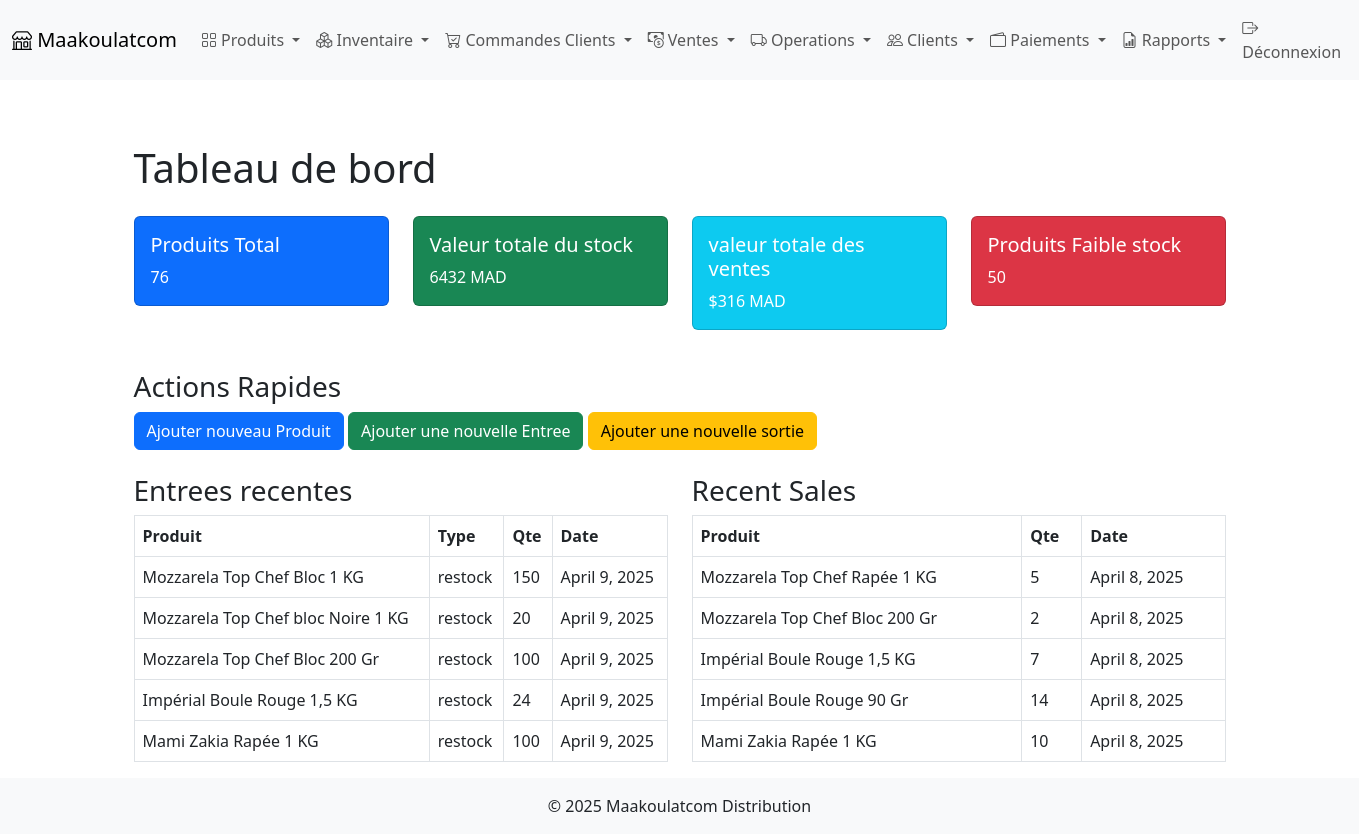
Screenshot of / (signed in) with the database file from the repository.
### products/models.py (models this page shows, shortened)
class InventoryEntry(models.Model):
    ENTRY_TYPES = [
        ('restock', 'Entree'),
        ('return', 'Retour'),
    ]
    product = models.ForeignKey(Product, on_delete=models.CASCADE)
    entry_type = models.CharField(max_length=20, choices=ENTRY_TYPES)
    quantity = models.IntegerField()
    date = models.DateField(auto_now_add=True)

class Product(models.Model):
    CATEGORY_CHOICES = [
        ('Fromages', 'Fromages'),
        ('Sauces', 'Sauces'),
        ('Poisson', 'Poisson'),
        ('Poulet', 'Poulet'),
        ('Divers', 'Divers'),
    ]
    SUPPLIER_CHOICES = [
        ('Top Chef', 'Top Chef'),
        ('Ali', 'Ali'),
        ('Adnane', 'Adnane'),
        ('Yozi Food', 'Yozi Food'),
        ('Divers', 'Divers'),
    ]
    code = models.CharField(max_length=50, unique=True)
    name = models.CharField(max_length=100)
    name_ar = models.CharField(max_length=100, null=True, blank=True)
    purchase_price = models.DecimalField(max_digits=10, decimal_places=2)
    selling_price = models.DecimalField(max_digits=10, decimal_places=2)
    quantity = models.IntegerField(default=0)
    category = models.CharField(max_length=20, choices=CATEGORY_CHOICES, default='Divers')
    supplier = models.CharField(max_length=20, choices=SUPPLIER_CHOICES, default='Divers')
    critical_threshold = models.IntegerField(default=10)

class SalesEntry(models.Model):
    product = models.ForeignKey(Product, on_delete=models.CASCADE)
    quantity = models.IntegerField()
    date = models.DateField(auto_now_add=True)

### products/views.py (the view)
# urls.py: path('', views.dashboard, name='dashboard'),
@login_required
def dashboard(request):
    total_products = Product.objects.count()
    total_stock_value = Product.objects.aggregate(
        total_value=Sum('quantity', field="quantity * selling_price")
    )['total_value'] or 0
    total_sales_value = SalesEntry.objects.aggregate(
        total_sales=Sum('quantity', field="quantity * product__selling_price")
    )['total_sales'] or 0
    low_stock_products = Product.objects.filter(quantity__lt=5).count()
    recent_entries = InventoryEntry.objects.order_by('-date')[:5]
    recent_sales = SalesEntry.objects.order_by('-date')[:5]
    context = {
        'total_products': total_products,
        'total_stock_value': total_stock_value,
        'total_sales_value': total_sales_value,
        'low_stock_products': low_stock_products,
        'recent_entries': recent_entries,
        'recent_sales': recent_sales,
    }
    return render(request, 'inventory/dashboard.html', context)

### products/templates/inventory/dashboard.html (shortened to what this page needs)
{% extends 'products/base.html' %}
{% block content %}
<div class="container">
    <h1 class="mt-3">Tableau de bord</h1>
    <div class="row mt-4">
        <div class="col-md-3">
            <div class="card text-white bg-primary mb-3">
                <div class="card-body">
                    <h5 class="card-title">Produits Total</h5>
                    <p class="card-text">{{ total_products }}</p>
                </div>
            </div>
        </div>
        <div class="col-md-3">
            <div class="card text-white bg-success mb-3">
                <div class="card-body">
                    <h5 class="card-title">Valeur totale du stock</h5>
                    <p class="card-text">{{ total_stock_value }} MAD</p>
                </div>
            </div>
        </div>
        <div class="col-md-3">
            <div class="card text-white bg-info mb-3">
                <div class="card-body">
                    <h5 class="card-title">valeur totale des ventes</h5>
                    <p class="card-text">${{ total_sales_value }} MAD</p>
                </div>
            </div>
        </div>
        <div class="col-md-3">
            <div class="card text-white bg-danger mb-3">
                <div class="card-body">
                    <h5 class="card-title">Produits Faible stock</h5>
                    <p class="card-text">{{ low_stock_products }}</p>
                </div>
            </div>
        </div>
    </div>
    <div class="mt-4">
        <h3>Actions Rapides</h3>
        <a href="{% url 'products:product_form' %}" class="btn btn-primary">Ajouter nouveau Produit</a>
        <a href="{% url 'products:inventory_entry' %}" class="btn btn-success">Ajouter une nouvelle Entree</a>
        <a href="{% url 'products:sales_entry' %}" class="btn btn-warning">Ajouter une nouvelle sortie</a>
    </div>
    <div class="row mt-4">
        <div class="col-md-6">
            <h3>Entrees recentes</h3>
            <table class="table table-bordered">
                <thead>
                    <tr>
                        <th>Produit</th>
                        <th>Type</th>
                        <th>Qte</th>
                        <th>Date</th>
                    </tr>
                </thead>
                <tbody>
                    {% for entry in recent_entries %}
                    <tr>
                        <td>{{ entry.product.name }}</td>
                        <td>{{ entry.entry_type }}</td>
                        <td>{{ entry.quantity }}</td>
                        <td>{{ entry.date }}</td>
                    </tr>
                    {% endfor %}
                </tbody>
            </table>
        </div>
        <div class="col-md-6">
            <h3>Recent Sales</h3>
            <table class="table table-bordered">
                <thead>
                    <tr>
                        <th>Produit</th>
                        <th>Qte</th>
                        <th>Date</th>
                    </tr>
                </thead>
                <tbody>
                    {% for sale in recent_sales %}
                    <tr>
                        <td>{{ sale.product.name }}</td>
                        <td>{{ sale.quantity }}</td>
                        <td>{{ sale.date }}</td>
                    </tr>
                    {% endfor %}
                </tbody>
            </table>
        </div>
    </div>
</div>
{% endblock %}

### products/templates/products/base.html (style rules this page uses)
html, body { height: 100%; }
body { display: flex; flex-direction: column; }

### rows the page displays
InventoryEntry: product.name "Mozzarela Top Chef Bloc 1 KG", entry_type "restock", quantity "150", date "April 9, 2025"
InventoryEntry: product.name "Mozzarela Top Chef bloc Noire 1 KG", entry_type "restock", quantity "20", date "April 9, 2025"
InventoryEntry: product.name "Mozzarela Top Chef Bloc 200 Gr", entry_type "restock", quantity "100", date "April 9, 2025"
InventoryEntry: product.name "Impérial Boule Rouge 1,5 KG", entry_type "restock", quantity "24", date "April 9, 2025"
InventoryEntry: product.name "Mami Zakia Rapée 1 KG", entry_type "restock", quantity "100", date "April 9, 2025"
SalesEntry: product.name "Mozzarela Top Chef Rapée 1 KG", quantity "5", date "April 8, 2025"
SalesEntry: product.name "Mozzarela Top Chef Bloc 200 Gr", quantity "2", date "April 8, 2025"
SalesEntry: product.name "Impérial Boule Rouge 1,5 KG", quantity "7", date "April 8, 2025"
SalesEntry: product.name "Impérial Boule Rouge 90 Gr", quantity "14", date "April 8, 2025"
SalesEntry: product.name "Mami Zakia Rapée 1 KG", quantity "10", date "April 8, 2025"

### other values shown
{{ total_products }} "76"
{{ total_stock_value }} "6432"
{{ total_sales_value }} "316"
{{ low_stock_products }} "50"
